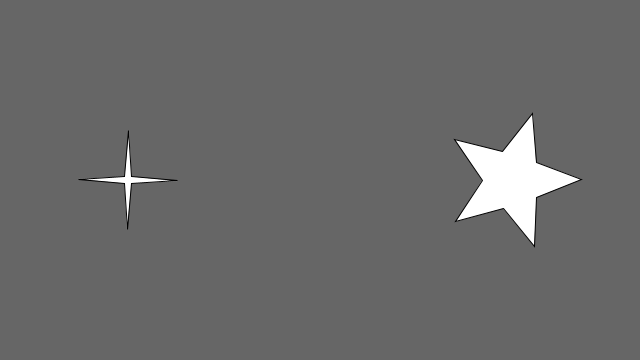
Frame 1 (no input)
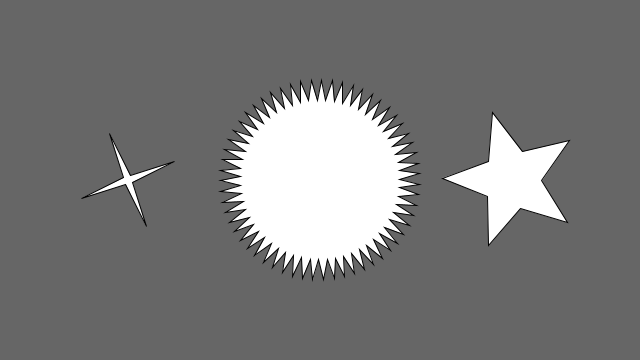
Frame 60 (the mouse pressed at the canvas centre just before this capture)
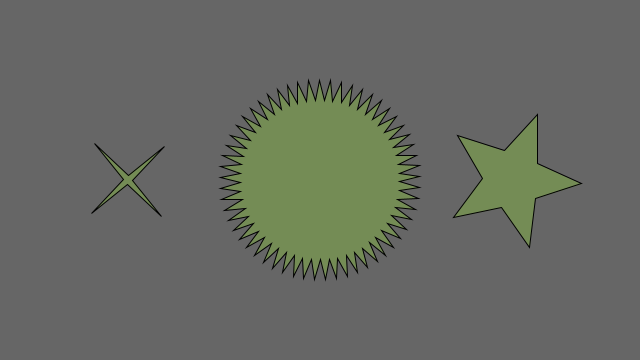
Frame 120 (the mouse held since frame 60 and released just before this capture)

The Processing sketch that drew these frames (run headless with seeded random() and noise(); from frame 60 on, the mouse is pressed at the canvas centre):

// Processing sketch: no3
// ── no3.pde
void setup() {
  size(640, 360);
}
int i=0;
void draw() {
  background(102);

  pushMatrix();
  translate(width*0.2, height*0.5);
  rotate(frameCount / 50.0);
  if (i>60) {
    fill(random(0, 255), random(0, 255), random(0, 255));
  }
  star(0, 0, 5, 50, 4);
  popMatrix();

  pushMatrix();
  translate(width*0.5, height*0.5);
  rotate(frameCount / 400.0);
  if (i>60) {
    fill(random(0, 255), random(0, 255), random(0, 255));
  }
  star(0, 0, 80, 100, i);
  popMatrix();

  pushMatrix();
  translate(width*0.8, height*0.5);
  rotate(frameCount / -100.0);
  if (i>60) {
    fill(random(0, 255), random(0, 255), random(0, 255));
  }
  star(0, 0, 30, 70, 5);
  popMatrix();
  i++;
  if (i>61) {
    i=0;
  }
}

void star(float x, float y, float radius1, float radius2, int npoints) {
  float angle = TWO_PI / npoints;
  float halfAngle = angle/2.0;
  beginShape();
  for (float a = 0; a < TWO_PI; a += angle) {
    float sx = x + cos(a) * radius2;
    float sy = y + sin(a) * radius2;
    vertex(sx, sy);
    sx = x + cos(a+halfAngle) * radius1;
    sy = y + sin(a+halfAngle) * radius1;
    vertex(sx, sy);
  }
  endShape(CLOSE);
}
